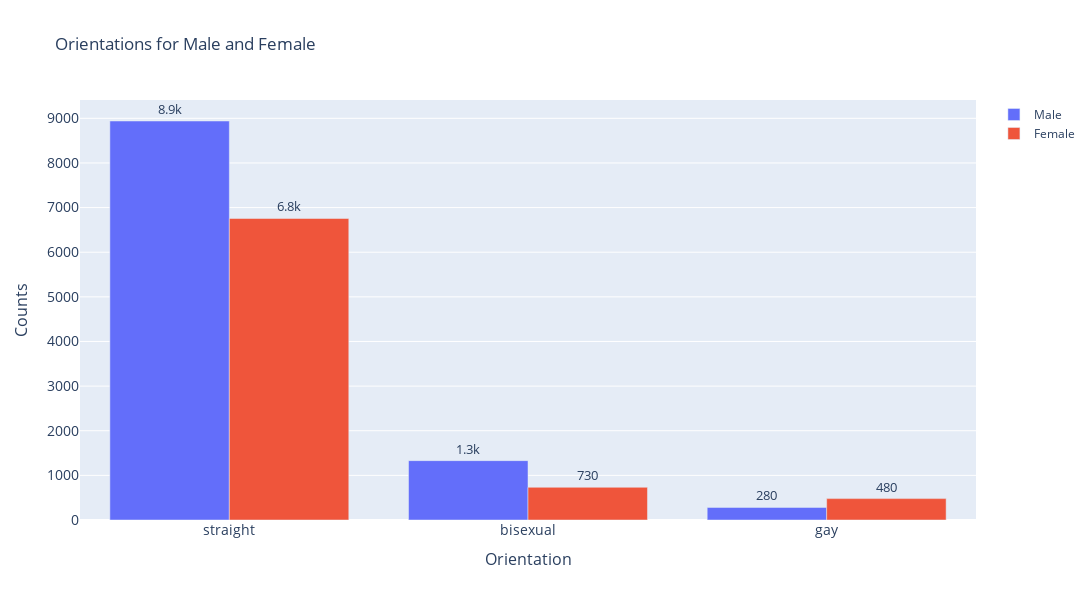

The cell this chart's notebook holds for it:
### Markdown cell above
<span style="color:royalblue">It makes sense that females have smaller heights than males.</span>

### Code cell
orientations = ['straight', 'bisexual', 'gay']
fig = go.Figure(data=[
    go.Bar(name='Male', 
           x=orientations, 
           y=male_df['orientation'].value_counts().values, 
           text=male_df['orientation'].value_counts().values),
    go.Bar(name='Female', 
           x=orientations, 
           y=female_df['orientation'].value_counts().values,
           text=female_df['orientation'].value_counts().values)
])

fig.update_layout(barmode='group',
    title='Orientations for Male and Female',
    #xaxis_tickfont_size=14,
    yaxis=dict(title='Counts',
               titlefont_size=16,
               tickfont_size=14),
    xaxis=dict(title='Orientation',
               titlefont_size=16,
               tickfont_size=14), autosize=False,
                  width=1100,
                  height=600)
              
fig.update_traces(texttemplate='%{text:.2s}', textposition='outside', textfont=dict(size=13))
fig.write_image("orientaion.png", width=1150, height=750)
fig.update_traces(texttemplate='%{text:.2s}', textposition='outside')
fig.show()

### Figure 1 — Plotly figure (JSON) as saved in the notebook; plotly's stock layout.template omitted (floating-point values rounded to 4 significant figures)
{"data": [{"name": "Male", "text": [8940, 1330, 282], "textfont": {"size": 13}, "textposition": "outside", "texttemplate": "%{text:.2s}", "type": "bar", "x": ["straight", "bisexual", "gay"], "y": [8940, 1330, 282]}, {"name": "Female", "text": [6756, 733, 479], "textfont": {"size": 13}, "textposition": "outside", "texttemplate": "%{text:.2s}", "type": "bar", "x": ["straight", "bisexual", "gay"], "y": [6756, 733, 479]}], "layout": {"autosize": false, "barmode": "group", "height": 600, "title": {"text": "Orientations for Male and Female"}, "width": 1100, "xaxis": {"autorange": true, "range": [-0.5, 2.5], "tickfont": {"size": 14}, "title": {"font": {"size": 16}, "text": "Orientation"}, "type": "category"}, "yaxis": {"autorange": true, "range": [0, 9411.0], "tickfont": {"size": 14}, "title": {"font": {"size": 16}, "text": "Counts"}, "type": "linear"}}}
